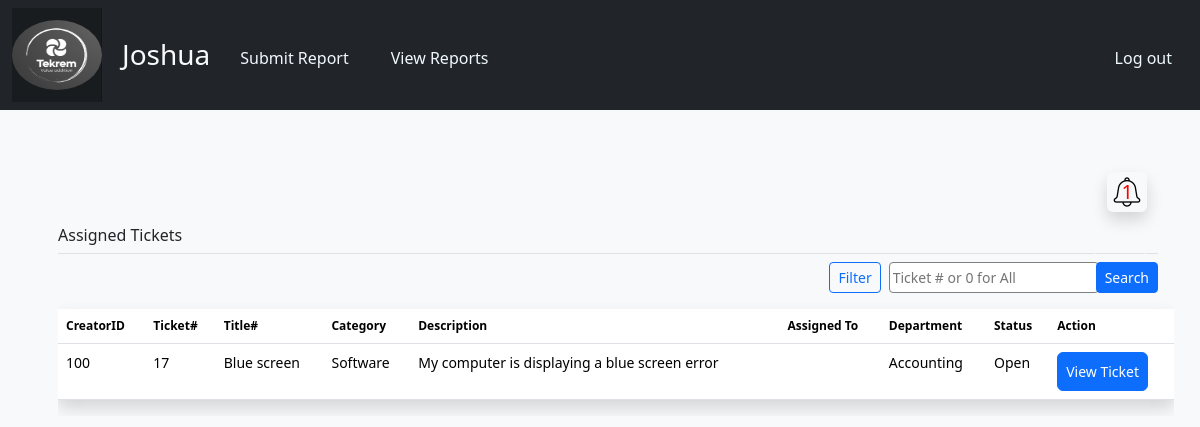
The page /Assets/technician/itagent.php?id=dash (signed in) on the database its author committed.
### tables this page shows
CREATE TABLE `tickets` (
  `ID` int(11) NOT NULL,
  `Title` varchar(255) NOT NULL,
  `Description` varchar(1000) NOT NULL,
  `Priority` enum('Low','Medium','High') NOT NULL,
  `Status` enum('Open','In Progress','Resolved','Closed') NOT NULL DEFAULT 'Open',
  `Resolution` varchar(1000) DEFAULT NULL,
  `Date_Created` datetime NOT NULL DEFAULT current_timestamp(),
  `Date_Updated` datetime NOT NULL DEFAULT current_timestamp(),
  `Assigned_To` int(11) DEFAULT NULL,
  `Submitted_By` int(11) DEFAULT NULL,
  `Department` varchar(255) NOT NULL,
  `Category` varchar(255) NOT NULL,
  `Feedback` varchar(1000) DEFAULT NULL,
  `Feedback_Date` timestamp NULL DEFAULT NULL ON UPDATE current_timestamp()
);

### Assets/technician/itagent.php (the view, shortened to what this page needs)
<?php
$service = $_SESSION["service_type"];
?>
<!doctype html>
<html lang="en">
<head>
    <link href="../usertickets.css" rel="stylesheet">
    <link href="../../css/bootstrap.min.css" rel="stylesheet">
    <link href="../admin/dashboard.css" rel="stylesheet">
</head>
<body class="bg-light">
    <nav class="navbar navbar-expand-lg fixed-top navbar-dark bg-dark" aria-label="Main navigation">
        <div class="container-fluid">
            <a class="navbar-brand" href="#"><img src="../../Images/log3.png" alt="logo" width="90" height="70" id="logo"></a>
            <div class=" me-2 text-light d-flex " >
                 <?php echo '<h3>'.$_SESSION['username'].'</h3> '?>
                 </div>
            <div class="navbar-collapse offcanvas-collapse" id="navbarsExampleDefault">
                <ul class="navbar-nav me-auto mb-2 mb-lg-0 ">
                    <li class="nav-item">
                        <a class="nav-link me-3 py-1 " href="report.php" id="link">Submit Report</a>
                    </li>
                    <li class="nav-item">
                        <a class="nav-link me-3 py-1" href="viewreports.php" id="link">View Reports</a>
                    </li>
                </ul>
                <a href="../Authentications/logout.php" class="nav-link me-3"  id="link" onclick="if (!confirm('Are you sure you want to logout?')) { event.preventDefault(); }">Log out</a>
            </div>
        </div>
    </nav>
    <main class="container-fluid my-5 mt-5 overflow-x-auto">
        <div class="container" >
        <d class="m-2 ">
      <?php
$host = 'localhost';
$username = 'root';
$password = '';
$database = 'tek_helpdesk';
$conn = mysqli_connect($host, $username, $password, $database);
$query = "SELECT COUNT(*) as total FROM notifications where category = '$service'";
$result = mysqli_query($conn, $query);
$row = mysqli_fetch_assoc($result);
$totalNotifications = $row['total'];
echo '
<div class="container d-flex justify-content-end">
  <button type="button" class="btn text-dark d-flex" id="not" data-bs-toggle="modal" data-bs-target="#notificationModal">
    <img src="../../images/notify.png" class="shadow p-1 rounded" id="imag"> <span id="notificationCount">' . $totalNotifications . '</span>
  </button>
  <div class="modal fade" id="notificationModal" tabindex="-1" role="dialog" aria-labelledby="notificationModalLabel" aria-hidden="true">
    <div class="modal-dialog modal-dialog-scrollable" role="document">
      <div class="modal-content">
        <div class="modal-header">
          <h5 class="modal-title" id="notificationModalLabel">All Notifications</h5>
          <button type="button" class="close" data-bs-dismiss="modal" aria-label="Close">
            <span aria-hidden="true">&times;</span>
          </button>
        </div>
        <div class="modal-body">
          <div style="max-height: 300px; overflow-y: auto;">';
echo '
          </div>
        </div>
        <div class="modal-footer">
          <button type="button" class="btn btn-secondary" data-bs-dismiss="modal">Close</button>
        </div>
      </div>
    </div>
  </div>
</div>';
mysqli_close($conn);?></d>
        <h6 class="border-bottom pb-2 mb-0 ms-3  " id="ticks">Assigned Tickets</h6>
        <div class="d-flex justify-content-end" >
        <div class="dropdown me-2 mt-2">
                            <button type="button" class="btn btn-sm btn-outline-primary" data-bs-toggle="dropdown">Filter</button>
                        </div>
        <div>
            <form action="#" class="form d-flex mt-2">
              <input style="padding:3px; border-radius:4px; border:1px solid grey; margin-right:-3px;" type="search" name="search" id="searchid" placeholder="Ticket # or 0 for All">
              <input class="btn btn-sm btn-primary" type="submit" value="Search">
             </form>
            </div>
        </div>
            <div class="table table-responsive d-flex text-muted pt-3 ms-3">
                <table class="table  hover shadow">
                    <thead class="bg-dark text-light">
                    <th>CreatorID</th>
                    <th>Ticket#</th>
                    <th>Title#</th>
                    <th>Category</th>
                    <th>Description</th>
                    <th>Assigned To</th>
                    <th>Department</th>
                    <th>Status</th>
                    <th>Action</th>
                    </thead>
                    <tbody>
                           <?php
                           if(isset($_GET['id'])) {
                          if($_GET['id'] == 'dash'){
                           if(isset($_SESSION['ID'])){
                             $sql2 = "SELECT* FROM tickets WHERE Assigned_To = $_SESSION[ID] OR Category = '$service'";
                            $result = mysqli_query($conn, $sql2);
                            if (mysqli_num_rows($result) > 0) {
                            while($row = mysqli_fetch_assoc($result)) {
                                if($row['Status']== NULL){
                                    $status = "Open";
                                }else{
                                    $status = $row['Status'];
                                }
                            }}
                           }
if(isset($_GET['search']) && !empty($_GET['search'])){
    $search_query = $_GET['search'];
    $sql = "SELECT * FROM Tickets WHERE ID LIKE '%$search_query%'  AND AssignedToID = $_SESSION[ID] OR Category = '$service'";
  } else {
    $sql = "SELECT * FROM Tickets WHERE Assigned_To = $_SESSION[ID] OR Category = '$service'";
  }
  $result = mysqli_query($conn, $sql);
  if (mysqli_num_rows($result) > 0) {
    while($row = mysqli_fetch_assoc($result)) {
      if($row['Status']== NULL){
          $status = "Open";
      }else{
          $status = $row['Status'];
      }
      echo "<tr>
                                        <td>".$row['Submitted_By']."</td>
                                        <td>".$row['ID']."</td>
                                        <td>".$row['Title']."</td>
                                        <td>".$row['Category']."</td>
                                        <td>".$row['Description']."</td>
                                        <td>".$row['Assigned_To']."</td>
                                        <td>".$row['Department']."</td>
                                        <td>".$status."</td>
                                        <td><a class='btn p-2  btn-primary' style='font-size: 14px;' href='operation.php?id=".$row['ID']."'>View Ticket</a></td>
                                    </tr>";
    }
  } else {
    echo "<tr>
     <td> No tickets found </td?
    </tr>.";
  }}}
                           ?>
                        </tbody>
                </table>
            </div>
        </div>
    </main>
</body>
</html>

### Assets/usertickets.css (style rules this page uses)
html, body { overflow-x: auto; background-color: #fff; height: 100vh; }
body { padding-top: 56px; }
#logo { border-radius: 65%; }
#link { margin-left: 10px; color: aliceblue; margin-top: 5px; }
th { margin: 8px; padding: 5px; border: 1px solid #fff; font-size: 12px; }

### Assets/admin/dashboard.css (style rules this page uses)
.navbar-brand { padding-top: .75rem; padding-bottom: .75rem; background-color: rgba(0, 0, 0, .25); box-shadow: inset -1px 0 0 rgba(0, 0, 0, .25); }
a { text-decoration: none; color: rgb(24, 21, 21); }

### Assets/technician/itagent.php (style rules this page uses)
h3 { margin: 4px; }
.container { font-size: 14px; margin-top: 80px; }
#ticks { margin-top:-80px; }
#not { margin-top: -120px; border: 1px solid #F8F9FA; }
#imag { width:40px; height:auto; }
#notificationCount { margin:5px 0 0 -25px; color: red; font-size: 20px; }

### rows shown on the page
tickets: Submitted_By "100", ID "17", Title "Blue screen", Category "Software", Description "My computer is displaying a blue screen error", Department "Accounting", Status "Open"

### other values the page prints
$_SESSION['username'] "Joshua"
$totalNotifications "1"
